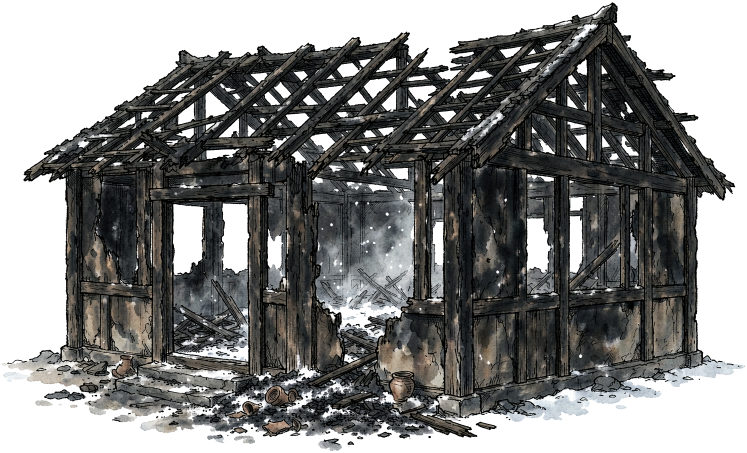
#> input picture assets/art/props/house_burned_near.png, 1494 x 906 px (shown at 1/2 size)
$ python preview_burnt_door.py
#> lines starting #> are read from the running program, lines starting #| are printed output that depends on the picture; after the words box and inside, x2 and y2 are one past the last pixel; in counts of white or black regions, pixels touching at a corner belong together
"""Offline preview of the burnt-house door fix.
Analyzes where the painted dark void actually is in house_burned_near.png,
checks it against the DoorSpec (Fx=0.260, Fh=0.42) used to hang the leaf,
then composites a proposal: soft drop shadow + recessed dark void + thin
ink frame, using the REAL assets (no fake backgrounds). Saved to previews/.
"""
import os, math
import numpy as np
from PIL import Image, ImageFilter, ImageDraw

HERE = os.path.dirname(os.path.abspath(__file__))
ROOT = os.path.abspath(os.path.join(HERE, "..", ".."))
PREV = os.path.join(HERE, "previews")
os.makedirs(PREV, exist_ok=True)

burnt = Image.open(os.path.join(ROOT, "assets/art/props/house_burned_near.png")).convert("RGBA")
#> burnt is the input picture: PIL image 1494x906 RGBA; mean R, G, B, A 133.7, 134.1, 133.2, 167
leaf = Image.open(os.path.join(ROOT, "assets/art/props/door_leaf.png")).convert("RGBA")
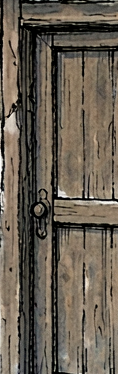
#> input picture assets/art/props/door_leaf.png, 118 x 374 px
#> leaf is the input picture: PIL image 118x374 RGBA; mean R, G, B, A 103.9, 94.7, 82.3, 255
W, H = burnt.size
#> W = 1494; H = 906
arr = np.asarray(burnt).astype(np.float64)
lum = 0.299*arr[...,0] + 0.587*arr[...,1] + 0.114*arr[...,2]
alpha = arr[...,3]
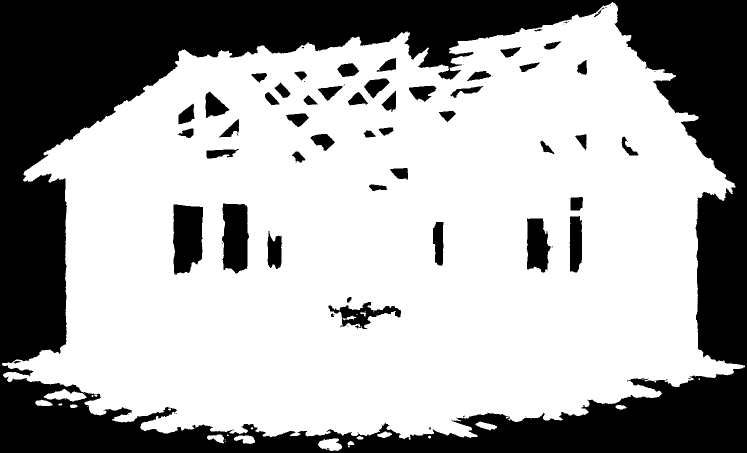
#> alpha: shape (906, 1494) float64 (shown at 1/2 size); 65.5% white; 84 black regions (35 under 20 px), largest, box (x1, y1, x2, y2) and area: (0, 0, 1494, 906) 421265, (346, 409, 406, 549) 7160, (444, 407, 498, 547) 6356

# ---- locate the painted dark void in the lower band (door zone) ----
yb0 = int(H*0.45)
#> yb0 = 407
band = lum[yb0:, :]
amask = (alpha[yb0:, :] > 100)
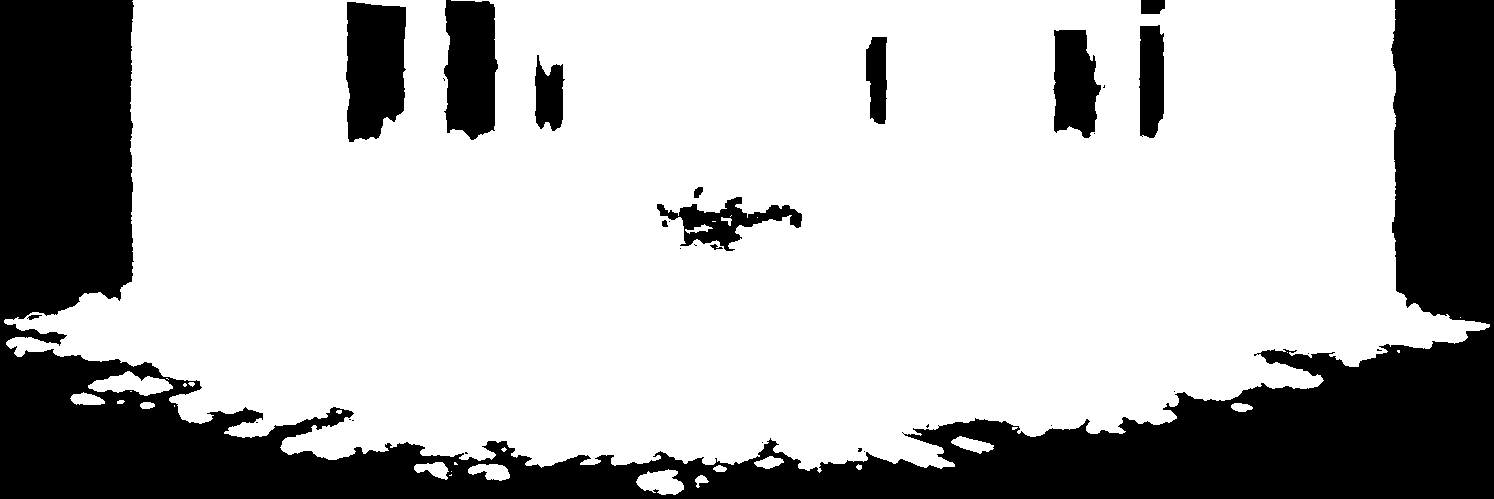
#> amask: shape (499, 1494) bool; 71.2% white; 31 black regions (18 under 20 px), largest, box (x1, y1, x2, y2) and area: (0, 0, 1494, 499) 188523, (346, 2, 406, 142) 7160, (444, 0, 498, 140) 6356
col_lum = np.where(amask, band, 255.0).mean(axis=0)
#> col_lum = 1494 values, max 255 at index 0, min 39.04 at index 888, mean 131.7
void_cols = np.where(col_lum < 72)[0]
#> void_cols = 81 values from 304 to 1137
vx0, vx1 = (int(void_cols[0]), int(void_cols[-1])) if len(void_cols) else (-1, -1)
#> vx0 = 304; vx1 = 1137
# vertical extent: for columns in void range, topmost dark row
vy0, vy1 = H, H
#> vy0 = 906; vy1 = 906
if vx1 > vx0:
    sub = lum[yb0:, vx0:vx1+1]
    sub_a = alpha[yb0:, vx0:vx1+1]
#> sub_a: shape (499, 834) float64; 85.1% white; 25 black regions (14 under 20 px), largest, box (x1, y1, x2, y2) and area: (0, 417, 834, 499) 37969, (42, 2, 102, 142) 7160, (140, 0, 194, 140) 6356
    dark = (sub < 72) & (sub_a > 100)
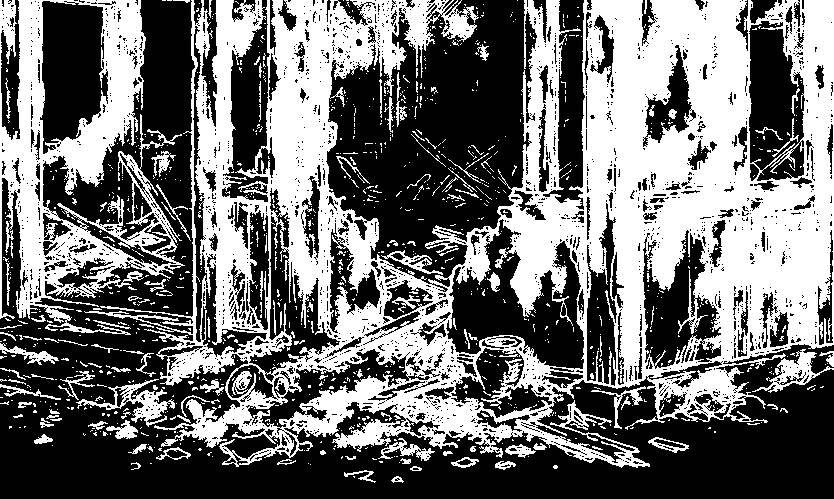
#> dark: shape (499, 834) bool; 44.2% white; 1134 white regions (1009 under 20 px), largest, box (x1, y1, x2, y2) and area: (84, 0, 834, 468) 145925, (0, 0, 185, 335) 23575, (76, 379, 175, 427) 1225
    rows = np.where(dark.any(axis=1))[0]
#> rows = 483 values from 0 to 482
    if len(rows):
        vy0 = yb0 + int(rows[0]); vy1 = yb0 + int(rows[-1])
#> after `vy0 = yb0 + int(rows[0])`: vy0 = 407
#> after `vy1 = yb0 + int(rows[-1])`: vy1 = 889
print(f"[void] texture px x=[{vx0},{vx1}] ({vx0/W:.3f}..{vx1/W:.3f})  y=[{vy0},{vy1}] ({vy0/H:.3f}..{vy1/H:.3f})")
#| [void] texture px x=[304,1137] (0.203..0.761)  y=[407,889] (0.449..0.981)

# ---- leaf placement from DoorSpec (Fx=0.260, Fh=0.42) ----
Fx, Fh = 0.260, 0.42
lw_frac = Fh * (leaf.size[0] / leaf.size[1])
#> lw_frac = 0.133
lx0, lx1 = (Fx - lw_frac/2)*W, (Fx + lw_frac/2)*W
#> lx0 = 289.5; lx1 = 487.4
ly0, ly1 = (1 - Fh)*H, H
#> ly0 = 525.5; ly1 = 906
print(f"[leaf] x frac {Fx-lw_frac/2:.3f}..{Fx+lw_frac/2:.3f} -> px [{lx0:.0f},{lx1:.0f}]  y px [{ly0:.0f},{ly1:.0f}]")
#| [leaf] x frac 0.194..0.326 -> px [289,487]  y px [525,906]
print(f"[align] leaf_x covers void_x? {lx0<=vx0 and lx1>=vx1}   leaf_y covers void_y? {ly0<=vy0 and ly1>=vy1}")
#| [align] leaf_x covers void_x? False   leaf_y covers void_y? False

# ---- composite the proposal (mirrors the code change) ----
base = burnt.copy()
lw_px, dh_px = int(round(lx1-lx0)), int(round(ly1-ly0))
#> lw_px = 198; dh_px = 381

# cast shadow on the wall to the lower-right inside the reveal
shadow = Image.new("RGBA", base.size, (0,0,0,0))
#> shadow: PIL image 1494x906 RGBA; every value is 0
sm = ImageDraw.Draw(shadow)
sm.rectangle([lx0+8, ly0+10, lx1+10, ly1+11], fill=(8,6,5,120))
shadow = shadow.filter(ImageFilter.GaussianBlur(5))
base = Image.alpha_composite(shadow, base)

# bottom contact darkness where the leaf meets the charred sill
contact = Image.new("RGBA", base.size, (0,0,0,0))
cd = ImageDraw.Draw(contact)
cd.rectangle([lx0-2, ly1-5, lx1+2, ly1+4], fill=(6,5,4,190))
contact = contact.filter(ImageFilter.GaussianBlur(2.5))
base = Image.alpha_composite(contact, base)

# the leaf itself, sooted tint (0.78,0.73,0.67), tiny -2.6deg skew
lt = leaf.resize((lw_px, dh_px))
lr, lg, lb, la = lt.split()
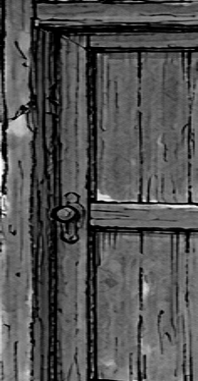
#> lb: PIL image 198x381 L; min 0, max 255, mean 82.4
#> la: PIL image 198x381 L; every value is 255
lt = Image.merge("RGBA", (
    lr.point(lambda v: min(255, int(v*0.78))),
    lg.point(lambda v: min(255, int(v*0.73))),
    lb.point(lambda v: min(255, int(v*0.67))),
    la))
lt = lt.rotate(2.6, expand=True, resample=Image.BICUBIC)
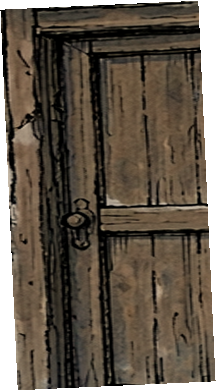
#> lt: PIL image 216x391 RGBA; mean R, G, B, A 71.6, 61, 48.5, 227.8; transparent parts drawn white
lx = int(lx0) - (lt.size[0]-lw_px)//2
#> lx = 280
ly = int(ly0) - (lt.size[1]-dh_px)//2
#> ly = 520
base.alpha_composite(lt, (lx, ly))
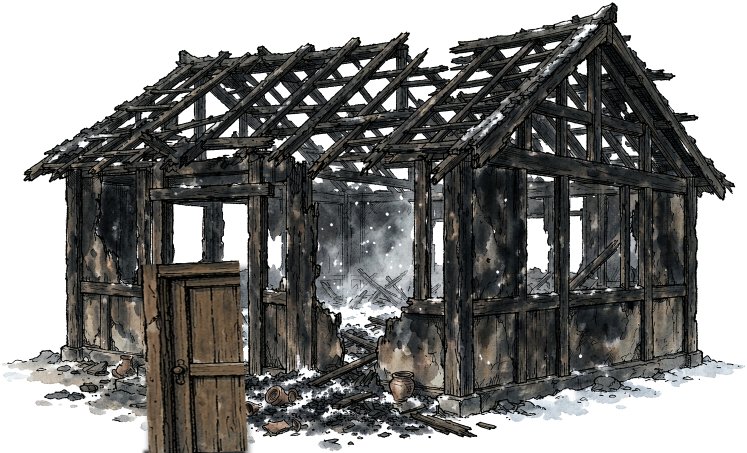
#> base: PIL image 1494x906 RGBA (shown at 1/2 size); mean R, G, B, A 45.4, 45.1, 43.5, 168.9; transparent parts drawn white

# thin ink jamb frame matching the charred frame's linework
fr = Image.new("RGBA", base.size, (0,0,0,0))
fd = ImageDraw.Draw(fr)
fd.rectangle([lx0, ly0, lx1, ly1], outline=(36,26,20,235), width=3)
fr = fr.filter(ImageFilter.GaussianBlur(0.6))
base = Image.alpha_composite(fr, base)

out = os.path.join(PREV, "v3.44_burnt_door_proposal.png")
base.save(out)
print(f"[saved] {out}")
